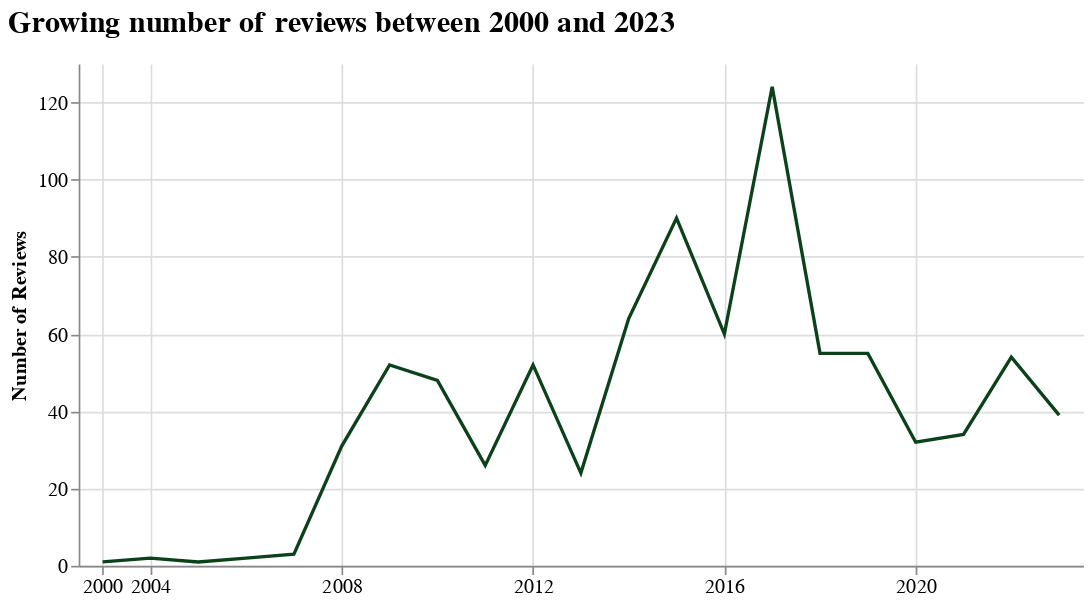

The cell this chart's notebook holds for it:
### Code cell
# get number of reviews over years
rating_over_years = (df.groupby('year')
                     .agg(func={'clean_review':'count'})
                     .reset_index())

# visualize the trend
alt.Chart(rating_over_years).mark_line(color='#0b421a').encode(
    alt.X('year:N', title=None, axis=alt.Axis(labelAngle=0, tickCount=12, values=[y for y in range(2000, 2024, 4)])),
    alt.Y('clean_review', title='Number of Reviews')
).properties(
    title=alt.Title('Growing number of reviews between 2000 and 2023',
                    anchor='start',
                    fontSize=18,
                    offset=15),
                    width=600,
                    height=300
).configure_axis(
    labelFontSize=12,
    titleFontSize=12,
    grid=True
).configure_view(
    stroke=None
)

### Figure 1 — Vega-Lite specification as saved in the notebook (floating-point values rounded to 4 significant figures)
{"config": {"view": {"continuousWidth": 300, "continuousHeight": 300, "stroke": null}, "axis": {"grid": true, "labelFontSize": 12, "titleFontSize": 12}}, "data": {"name": "data-66516c5f8ca4d544daac18f862061dbc"}, "mark": {"type": "line", "color": "#0b421a"}, "encoding": {"x": {"axis": {"labelAngle": 0, "tickCount": 12, "values": [2000, 2004, 2008, 2012, 2016, 2020]}, "field": "year", "title": null, "type": "nominal"}, "y": {"field": "clean_review", "title": "Number of Reviews", "type": "quantitative"}}, "height": 300, "title": {"text": "Growing number of reviews between 2000 and 2023", "anchor": "start", "fontSize": 18, "offset": 15}, "width": 600, "$schema": "https://vega.github.io/schema/vega-lite/v5.17.0.json", "datasets": {"data-66516c5f8ca4d544daac18f862061dbc": [{"year": 2000, "clean_review": 1}, {"year": 2004, "clean_review": 2}, {"year": 2005, "clean_review": 1}, {"year": 2006, "clean_review": 2}, {"year": 2007, "clean_review": 3}, {"year": 2008, "clean_review": 31}, {"year": 2009, "clean_review": 52}, {"year": 2010, "clean_review": 48}, {"year": 2011, "clean_review": 26}, {"year": 2012, "clean_review": 52}, {"year": 2013, "clean_review": 24}, {"year": 2014, "clean_review": 64}, {"year": 2015, "clean_review": 90}, {"year": 2016, "clean_review": 60}, {"year": 2017, "clean_review": 124}, {"year": 2018, "clean_review": 55}, {"year": 2019, "clean_review": 55}, {"year": 2020, "clean_review": 32}, {"year": 2021, "clean_review": 34}, {"year": 2022, "clean_review": 54}, {"year": 2023, "clean_review": 39}]}}
